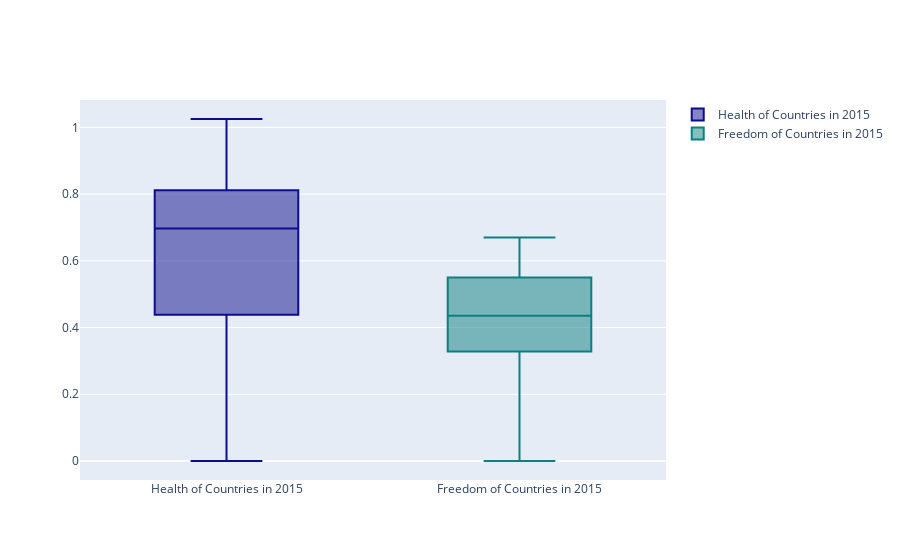

Notebook code for this chart:
### Markdown cell above
# Box Plots

### Code cell
# data preparation
#x2015 = timesData[timesData.year == 2015]

trace0 = go.Box(
    y=data_2015.Health,
    name = 'Health of Countries in 2015',
    marker = dict(
        color = 'rgb(12, 12, 140)',
    )
)
trace1 = go.Box(
    y=data_2015.Freedom,
    name = 'Freedom of Countries in 2015',
    marker = dict(
        color = 'rgb(12, 128, 128)',
    )
)
data = [trace0, trace1]
iplot(data)

### Figure 1 — Plotly figure (JSON) as saved in the notebook; plotly's stock layout.template omitted (floating-point values rounded to 4 significant figures; data arrays with more than 128 entries replaced by an {"elided": "..."} marker saying what was removed)
{"data": [{"marker": {"color": "rgb(12, 12, 140)"}, "name": "Health of Countries in 2015", "type": "box", "y": {"elided": "158 float values"}}, {"marker": {"color": "rgb(12, 128, 128)"}, "name": "Freedom of Countries in 2015", "type": "box", "y": {"elided": "158 float values"}}], "layout": {}}
